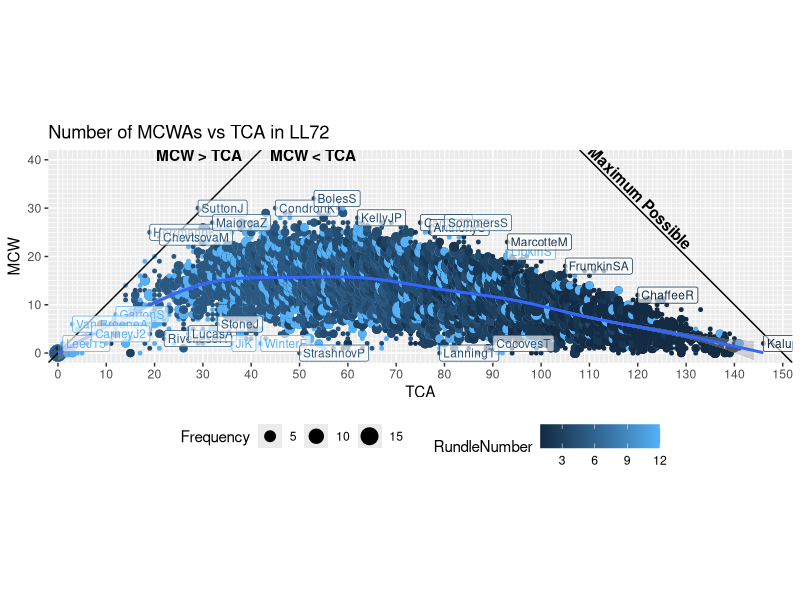
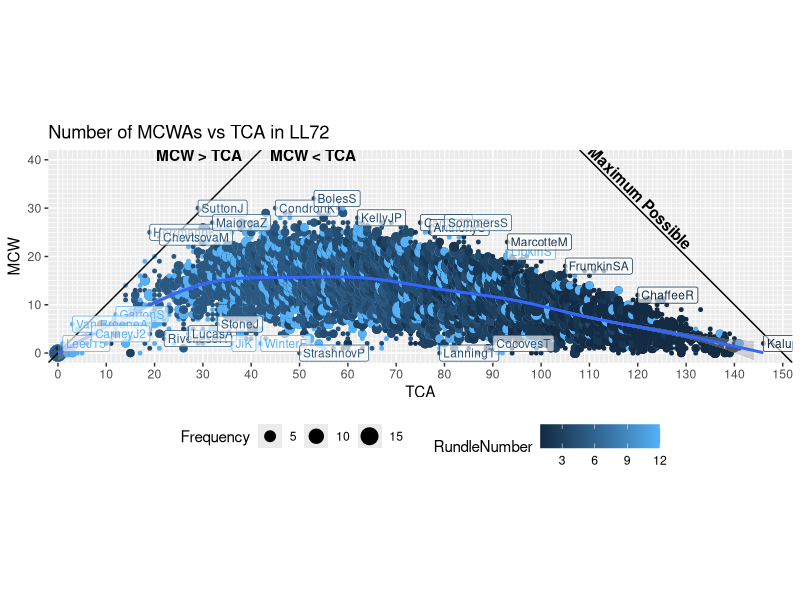

Write the R code that produced these figures, in order.
library(ggplot2)
library(plyr)

neighbor_limit = 5

stats = read.csv('LL72_Leaguewide_MD25.csv')
sum = aggregate(Season ~ TCA + MCW, stats, length)
# This is pretty ugly, but does a decent job of highlighting interesting bits
# It just finds anyone who doesn't have close neighbors along the TCA axis (that is, people with a similar number of TCA who got the same number of MCWAs)
sum = adply(sum, 1, function(x) { sum(sum[sum$MCW==x$MCW & sum$TCA > x$TCA-neighbor_limit & sum$TCA < x$TCA+neighbor_limit,]$Season) - 1 })
colnames(sum) <- c("TCA", "MCW", "Frequency", "Neighbors")
print(paste("Found",nrow(sum[sum$Neighbors==0,]),"outliers"))

stats = merge(stats, sum)
stats$RundleNumber = sapply(substr(stats$Rundle,1,1), function(x) { strtoi(charToRaw(x)) - strtoi(charToRaw('A')) + 1})
stats$RundleLetter = ordered(as.numeric(stats$RundleNumber), levels=c(1,2,3,4,5,12), labels=c('A','B','C','D','E','R'))

p = ggplot(stats, aes(x=TCA, y=MCW, size=Frequency,color=RundleNumber)) +
    geom_point(shape=19) +
    geom_abline(intercept=25*6,slope=-1) +
    geom_abline(intercept=0,slope=1) +
    geom_smooth(show.legend=F) +
    annotate("text",x=41,y=41,label="MCW > TCA       MCW < TCA",fontface="bold") +
    annotate("text",x=109,y=41,label="Maximum Possible",fontface="bold",angle=-45,hjust=0,vjust=-0.25) +
    geom_label(aes(label=Player), alpha=0.65, stats[stats$Frequency==1 & stats$Neighbors==0,], hjust=0, vjust=0.5, size=3) +
    scale_x_continuous(breaks=seq(0,150,10), minor_breaks = seq(0,150), limits=c(-2,152), expand=c(0,0)) +
    scale_y_continuous(breaks=seq(0,40,10), minor_breaks = seq(0,40), limits=c(-2,42), expand=c(0,0)) +
    coord_fixed() +
    labs(title="Number of MCWAs vs TCA in LL72") +
    theme(legend.position="bottom")

png('MCWvTCA.png', w=2560, h=900, type="cairo", res=96)
p
dev.off()
png('MCWvTCA_small.png', w=600, h=250, type="cairo",res=48)
p
dev.off()
